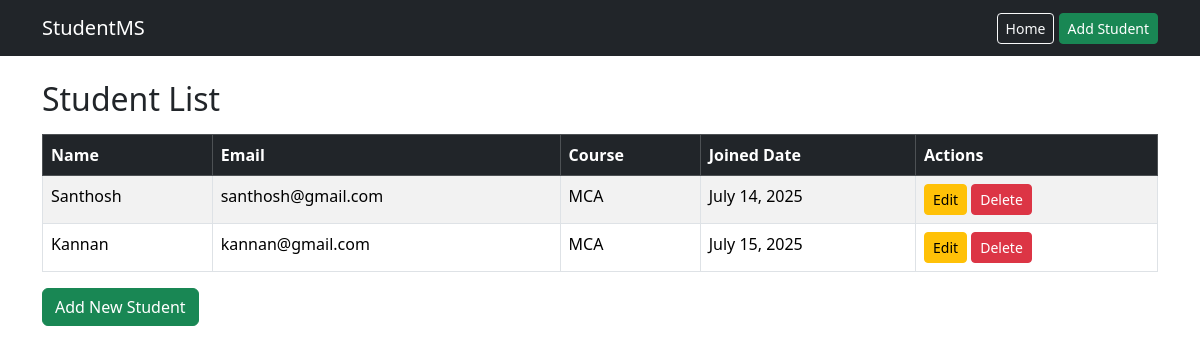
/students/, run on an earlier commit of the app's database.
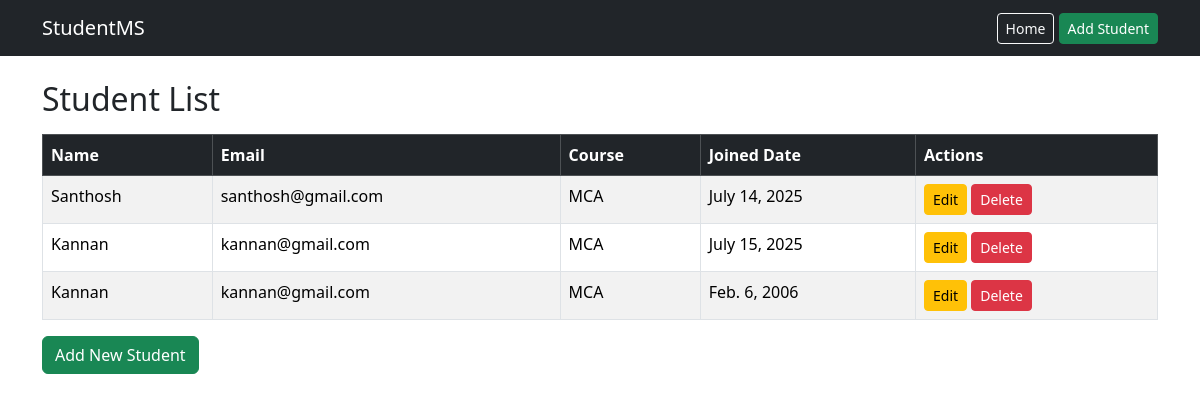
And on a later commit of the database.
### students/models.py (models this page shows, shortened)
class Student(models.Model):
    name = models.CharField(max_length=100)
    email = models.EmailField()
    course = models.CharField(max_length=100)
    joined_date = models.DateField()

### students/views.py (the view)
# urls.py: path('students/', views.student_list, name='student_list'),
def student_list(request):
    students = Student.objects.all()
    return render(request, 'students/list.html', {'students': students})

### students/templates/students/list.html
{% extends 'base.html' %}
{% block content %}
<h2 class="mb-3">Student List</h2>
<table class="table table-bordered table-striped">
<thead class="table-dark">
    <tr>
        <th>Name</th>
        <th>Email</th>
        <th>Course</th>
        <th>Joined Date</th>
        <th>Actions</th>
    </tr>
</thead>
<tbody>
{% for student in students %}
<tr>
    <td>{{ student.name }}</td>
    <td>{{ student.email }}</td>
    <td>{{ student.course }}</td>
    <td>{{ student.joined_date }}</td>
    <td>
    <a href="/edit/{{ student.id }}" class="btn btn-warning btn-sm">Edit</a>
    <a href="/delete/{{ student.id }}" class="btn btn-danger btn-sm"
    onclick="return confirm('Are you sure?')">Delete</a>
    </td>
</tr>
{% endfor %}
</tbody>
</table>
<a href="/add/" class="btn btn-success">Add New Student</a>
{% endblock %}

### students/templates/base.html (shortened to what this page needs)
<!DOCTYPE html>
<html>
<head>
    <link href="https://cdn.jsdelivr.net/npm/bootstrap@5.3.2/dist/css/bootstrap.min.css" rel="stylesheet">
</head>
<body>
<nav class="navbar navbar-expand-lg navbar-dark bg-dark">
    <div class="container">
        <a class="navbar-brand" href="/">StudentMS</a>
        <div>
            <a href="/" class="btn btn-outline-light btn-sm">Home</a>
            <a href="/add/" class="btn btn-success btn-sm">Add Student</a>
        </div>
    </div>
</nav>
<div class="container mt-4">
    {% block content %}
    {% endblock %}
</div>
</body>
</html>

What changed in the data, as far as the page shows it:
added Student: name "Kannan", email "kannan@gmail.com", course "MCA", joined_date "Feb. 6, 2006"
